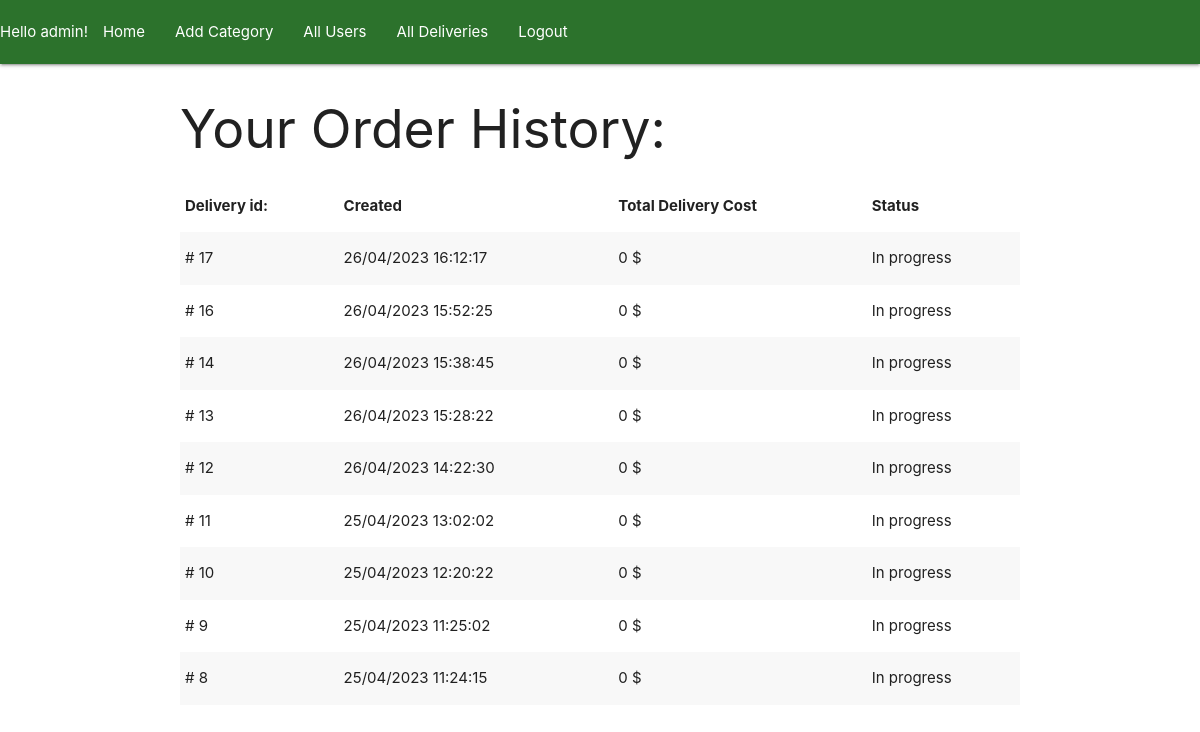
The app's page /order_history/ (signed in) with its own data.
### orders/models.py (models this page shows)
class User(AbstractUser):
    def __str__(self):
        return self.username

class Delivery(models.Model):
    cart = models.OneToOneField(Cart, on_delete=models.CASCADE, primary_key=True)
    is_delivered = models.BooleanField(default=False)
    address = models.CharField(max_length=200, blank=False)
    comment = models.TextField(blank=True)
    created = models.DateTimeField(auto_now_add=True)

### orders/views.py (the view)
# urls.py: path('order_history/',views.order_history,name="order_history"),
@login_required(login_url="login")
def order_history(request):
    deliveries = Delivery.objects.filter(cart__user=request.user).order_by('-created')
    if not deliveries:
        return render(request, 'orders/order_history.html')
    else:
        for delivery in deliveries:
            total = calculate_total(delivery.cart.item_set.all())
            delivery.total = total
    return render(request, 'orders/order_history.html', {"deliveries": deliveries})

### orders/views.py (called while the page is built)
def calculate_total(items):
    total = sum((item.amount * item.dish.price) for item in items)
    return total

### orders/templates/orders/order_history.html (shortened to what this page needs)
{% extends 'base.html' %}
{% block content %}
    <h2>Your Order History:</h2>
    {% if deliveries %}
        <table class="striped">
        <thead>
            <tr>
            <th>Delivery id:</th>
            <th>Created</th>
            <th>Total Delivery Cost</th>
            <th>Status</th>
            </tr>
        </thead>
        <tbody>
            {% for delivery in deliveries %}
                <tr>
                    <td># {{ delivery.cart_id }}</td>
                    <td>{{ delivery.created|date:"d/m/Y H:i:s" }}</td>
                    <td>{{ delivery.total }} $</td>
                    <td>{% if delivery.is_delivered %} Delivered {% else %} In progress {% endif %}</td>
                </tr>
            {% empty %}
            <tr>
                <td colspan="4">No delivery history</td>
            </tr>
            {% endfor %}
        </tbody>
        </table>
    {% else %}
        <p>No delivery history</p>
    {% endif %}
{% endblock content %}

### templates/nav.html
<nav style="background-color: rgb(44, 114, 44);">
    <div class="nav-wrapper">
      <ul>
        {% if user.is_authenticated %}
          <li>Hello {{user.username}}!</a></li>
          <li><a href="{% url 'all_categories'%}">Home</a></li>
          {% if user.is_staff %}
            <li><a href="{% url 'add_category' %}">Add Category</a></li>
            <li><a href="{% url 'all_users' %}">All Users</a></li>
            <li><a href="{% url 'all_deliveries' %}">All Deliveries</a></li>
          {% else %}
          <li><a href="{% url 'update_user' id=user.id %}">Update Your Details</a></li>
          <li><a href="{% url 'show_cart' %}">Your Current Cart</a></li>
          <li><a href="{% url 'order_history' %}">Previous Orders</a></li>
          {% endif %}
          <li><a class="right" href="{% url 'logout_user' %}">Logout</a></li>
        {% else %}
          <li><a href="{% url 'signup_user' %}">Sign Up</a></li>
          <li><a href="{% url 'login_user' %}">Login</a></li>
        {% endif %}
      </ul>
    </div>
  </nav>

### records on screen
User: username "admin"
Delivery: cart_id "17", created "26/04/2023 16:12:17", total "0", is_delivered "In progress"
Delivery: cart_id "16", created "26/04/2023 15:52:25", total "0", is_delivered "In progress"
Delivery: cart_id "14", created "26/04/2023 15:38:45", total "0", is_delivered "In progress"
Delivery: cart_id "13", created "26/04/2023 15:28:22", total "0", is_delivered "In progress"
Delivery: cart_id "12", created "26/04/2023 14:22:30", total "0", is_delivered "In progress"
Delivery: cart_id "11", created "25/04/2023 13:02:02", total "0", is_delivered "In progress"
Delivery: cart_id "10", created "25/04/2023 12:20:22", total "0", is_delivered "In progress"
Delivery: cart_id "9", created "25/04/2023 11:25:02", total "0", is_delivered "In progress"
Delivery: cart_id "8", created "25/04/2023 11:24:15", total "0", is_delivered "In progress"
